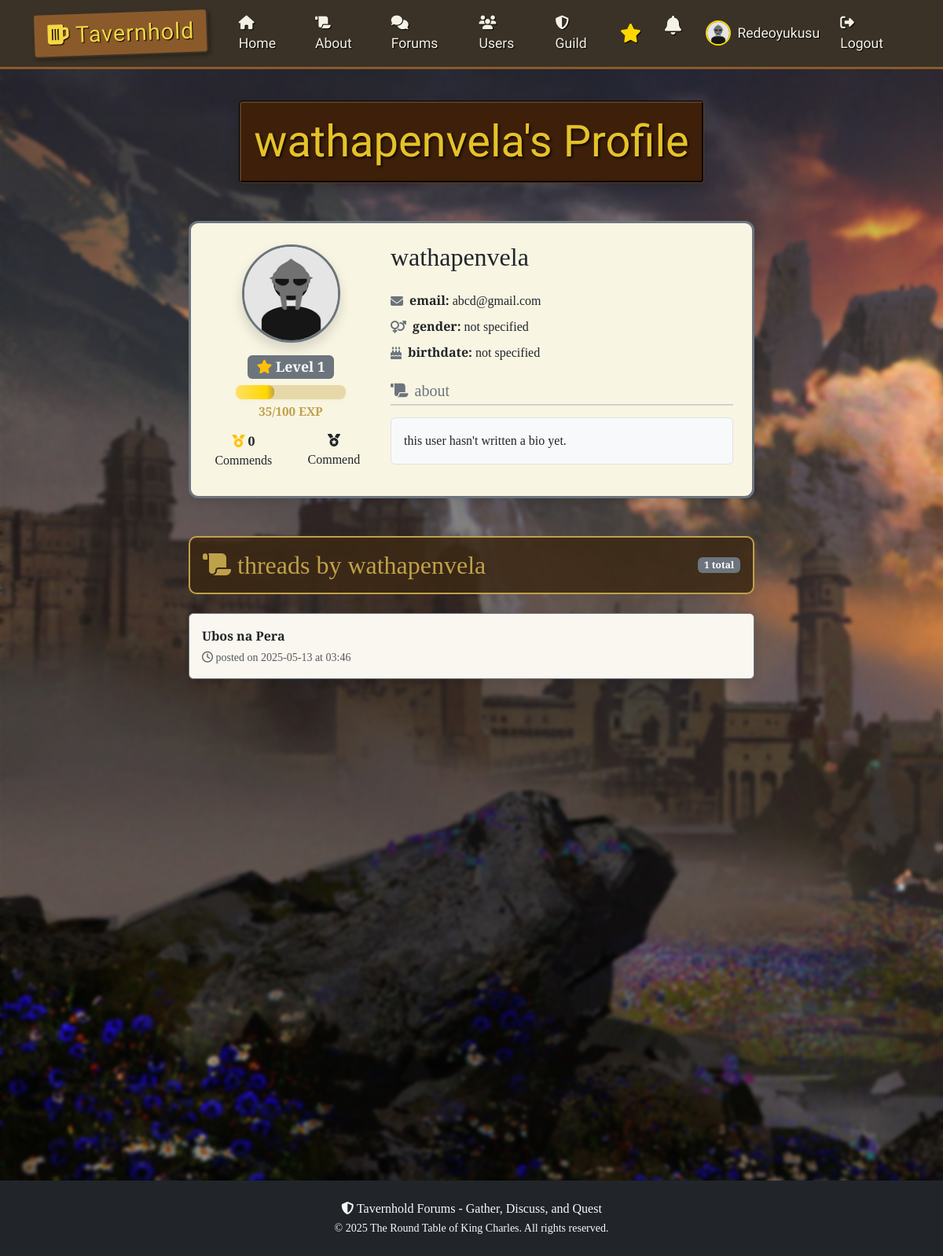
The page /user/wathapenvela (signed in) on the database its author committed.
### thforums/models.py (models this page shows, shortened)
class User(db.Model, UserMixin):
    id = db.Column(db.Integer, primary_key=True)  # unique id for each user
    username = db.Column(db.String(20), unique=True, nullable=False)  # username must be unique
    email = db.Column(db.String(120), unique=True, nullable=False)  # email must be unique
    image_file = db.Column(db.String(20), nullable=False, default="default.png")  # profile picture
    password = db.Column(db.String(60), nullable=False)  # hashed password
    gender = db.Column(db.String(10), nullable=True)  # gender field
    birthdate = db.Column(db.Date, nullable=True)  # birthdate field
    bio = db.Column(db.Text, nullable=True)  # bio field
    threads = db.relationship("Thread", backref="author", lazy=True)  # relationship to threads created by the user
    replies = db.relationship("Reply", backref="author", lazy=True)  # relationship to replies made by the user
    exp = db.Column(db.Integer, nullable=False, default=0)  # exp for user, default 0
    level = db.Column(db.Integer, nullable=False, default=1)  # user level, default 1
    commends_received = db.relationship("Commend", backref="user_target", lazy=True, primaryjoin="User.id==Commend.user_id_target")
    def commend_count(self):
        return len([c for c in self.commends_received if c.user_id_target == self.id])
    def is_commended_by(self, user):
        return any(c.user_id == user.id for c in self.commends_received if c.user_id_target == self.id)
    def required_exp_for_next_level(self):
        return 100 * self.level

class Thread(db.Model):
    id = db.Column(db.Integer, primary_key=True)  # unique id for each thread
    title = db.Column(db.String(100), nullable=False)  # thread title
    date_posted = db.Column(db.DateTime, nullable=False, default=datetime.utcnow)  # timestamp of thread creation
    content = db.Column(db.Text, nullable=False)  # thread content
    user_id = db.Column(db.Integer, db.ForeignKey("user.id"), nullable=False)  # foreign key linking to the user who created the thread
    category = db.Column(db.String(50), nullable=False)  # category of the thread
    replies = db.relationship("Reply", backref="thread", lazy=True)  # relationship to replies in the thread
    edited = db.Column(db.Boolean, default=False)  # flag to indicate if the thread was edited
    last_edited = db.Column(db.DateTime)  # timestamp of the last edit
    commends = db.relationship("Commend", backref="thread", lazy=True, primaryjoin="Thread.id==Commend.thread_id")
    tags = db.relationship('Tag', secondary=thread_tags, back_populates='threads')

### thforums/routes.py (the view)
@app.route("/user/<string:username>")
def user_profile(username):
    user = User.query.filter_by(username=username).first_or_404()
    page = request.args.get("page", 1, type=int)  # get the current page number
    threads = Thread.query.filter_by(author=user).order_by(Thread.date_posted.desc()).paginate(page=page, per_page=5)
    return render_template("user_profile.html", title=f"{user.username}'s Profile", user=user, threads=threads)

### thforums/templates/user_profile.html (shortened to what this page needs)
{% extends 'layout.html' %}
{% block content %}
<div class="container">
    <div class="row justify-content-center mb-5">
        <div class="col-md-8 text-center">
            <div class="tavern-sign-straight d-inline-block shadow p-3">
                <h1 class="display-4 mb-0">{{ user.username }}'s Profile</h1>
            </div>
        </div>
    </div>
    <div class="row justify-content-center">
        <div class="col-lg-8">
            <div class="card profile-card mb-5 border-2 border-medieval">
                <div class="card-body p-4">
                    <div class="row align-items-center">
                        <div class="col-md-4 text-center mb-4 mb-md-0">
                            <img src="{{ url_for('static', filename='profile_pics/' + (user.image_file if user.image_file else 'default.png')) }}"
                                 alt="profile picture"
                                 class="large-profile-pic rounded-circle border border-3 border-medieval shadow">
                            <div class="mt-3 mb-2">
                                <span class="badge bg-medieval" style="font-size:1.1em;">
                                    <i class="fas fa-star text-warning"></i> Level {{ user.level }}
                                </span>
                                <div class="exp-bar mt-2" style="width:100%; max-width:140px; margin:0 auto;">
                                    <div class="progress medieval-exp-bar" style="height: 18px;">
                                        <div class="progress-bar medieval-exp-progress" role="progressbar"
                                            style="width: {{ (user.exp / user.required_exp_for_next_level() * 100) | round(0) }}%;"
                                            aria-valuenow="{{ user.exp }}"
                                            aria-valuemin="0"
                                            aria-valuemax="{{ user.required_exp_for_next_level() }}">
                                        </div>
                                    </div>
                                    <div class="exp-value mt-1" style="font-size:0.95em; color:#bfa14a; font-weight:bold;">
                                        {{ user.exp }}/{{ user.required_exp_for_next_level() }} EXP
                                    </div>
                                </div>
                            </div>
                            <div class="mt-2 d-flex justify-content-center align-items-center">
                                <span class="me-2">
                                    <i class="fas fa-medal text-warning"></i>
                                    <b>{{ user.commend_count() }}</b> Commends
                                </span>
                                {% if current_user.is_authenticated and current_user.id != user.id %}
                                    <button
                                        class="btn btn-commend-user ms-3 {% if user.is_commended_by(current_user) %}commended{% endif %}"
                                        data-user-id="{{ user.id }}"
                                        {% if not current_user.is_authenticated %}disabled title="Log in to commend"{% endif %}>
                                        <i class="fas fa-medal"></i>
                                        <span class="commend-label">{% if user.is_commended_by(current_user) %}Commended{% else %}Commend{% endif %}</span>
                                    </button>
                                {% endif %}
                            </div>
                        </div>
                        <div class="col-md-8">
                            <div class="profile-details">
                                <h2 class="mb-4">{{ user.username }}</h2>
                                <div class="mb-3">
                                    <div class="d-flex align-items-center mb-2">
                                        <i class="fas fa-envelope me-2 text-medieval"></i>
                                        <span><strong>email:</strong> {{ user.email }}</span>
                                    </div>
                                    <div class="d-flex align-items-center mb-2">
                                        <i class="fas fa-venus-mars me-2 text-medieval"></i>
                                        <span><strong>gender:</strong> {{ user.gender or "not specified" }}</span>
                                    </div>
                                    <div class="d-flex align-items-center mb-2">
                                        <i class="fas fa-birthday-cake me-2 text-medieval"></i>
                                        <span><strong>birthdate:</strong> {{ user.birthdate.strftime('%Y-%m-%d') if user.birthdate else "not specified" }}</span>
                                    </div>
                                </div>
                                <div class="bio-section mt-4">
                                    <h5 class="section-title"><i class="fas fa-scroll me-2"></i>about</h5>
                                    <p class="bio-content p-3 bg-light rounded border">{{ user.bio or "this user hasn't written a bio yet." }}</p>
                                </div>
                            </div>
                        </div>
                    </div>
                </div>
            </div>
            <div class="threads-section">
                <div class="brown-bg d-flex justify-content-between align-items-center p-3 mb-4">
                    <h2 class="mb-0" style="font-size:2em; color: #bfa14a;">
                        <i class="fas fa-scroll me-2"></i>threads by {{ user.username }}
                    </h2>
                    <span class="badge bg-medieval">{{ threads.total }} total</span>
                </div>
                {% if threads.items %}
                    <div class="thread-list">
                        {% for thread in threads.items %}
                            <div class="card thread-card mb-3 border-medieval">
                                <div class="card-body">
                                    <div class="d-flex justify-content-between align-items-start">
                                        <div>
                                            <a href="{{ url_for('view_thread', thread_id=thread.id) }}"
                                               class="thread-title text-decoration-none fw-bold text-dark">
                                                {{ thread.title }}
                                            </a>
                                            <div class="thread-meta text-muted small mt-1">
                                                <i class="far fa-clock"></i> posted on {{ thread.date_posted.strftime('%Y-%m-%d at %H:%M') }}
                                            </div>
                                        </div>
                                    </div>
                                </div>
                            </div>
                        {% endfor %}
                    </div>
                {% else %}
                    <div class="empty-state text-center py-5">
                        <i class="fas fa-scroll fa-3x text-muted mb-3"></i>
                        <h4 class="text-muted">{{ user.username }} hasn't created any threads yet.</h4>
                    </div>
                {% endif %}
            </div>
        </div>
    </div>
</div>
{% endblock %}

### thforums/templates/layout.html (shortened to what this page needs)
<!DOCTYPE html>
<html lang="en">
<head>
    <link href="https://cdn.jsdelivr.net/npm/bootstrap@5.3.0/dist/css/bootstrap.min.css" rel="stylesheet">
    <link rel="stylesheet" href="https://cdnjs.cloudflare.com/ajax/libs/font-awesome/6.4.0/css/all.min.css">
    <link rel="stylesheet" href="{{ url_for('static', filename='styles.css') }}">
</head>
<body class="cursor">
    <nav class="navbar navbar-expand-lg navbar-dark navbar-custom sticky-top">
        <div class="container d-flex align-items-center">
            <a class="navbar-brand tavern-logo soundBtn" href="{{ url_for('home') }}">
                <span class="tavern-sign ">
                    <i class="fas fa-beer "></i> Tavernhold
                </span>
            </a>
            <div class="collapse navbar-collapse" id="navbarNav">
                <ul class="navbar-nav me-auto">
                    <li class="nav-item">
                        <a class="nav-link" href="{{ url_for('home') }}"><i class="fas fa-home soundBtn"></i> Home</a>
                    </li>
                    <li class="nav-item">
                        <a class="nav-link" href="{{ url_for('about') }}"><i class="fas fa-scroll soundBtn"></i> About</a>
                    </li>
                    <li class="nav-item">
                        <a class="nav-link" href="{{ url_for('forums') }}"><i class="fas fa-comments soundBtn"></i> Forums</a>
                    </li>
                    {% if current_user.is_authenticated %}
                        <li class="nav-item">
                            <a class="nav-link" href="{{ url_for('list_users') }}"><i class="fas fa-users soundBtn"></i> Users</a>
                        </li>
                        <li class="nav-item">
                            <a class="nav-link" href="{{ url_for('create_guild') }}"><i class="fas fa-shield-halved soundBtn"></i> Guild</a>
                        </li>
                    {% endif %}
                </ul>
                <ul class="navbar-nav">
                    {% if current_user.is_authenticated %}
                        <li class="nav-item me-1 d-flex align-items-center">
                            <button id="offcanvasToggle" class="btn nav-link p-0 text-light offcanvas-btn d-flex align-items-center hover-shadow" type="button" data-bs-toggle="offcanvas" data-bs-target="#offcanvas" aria-controls="offcanvas" style="background: none; border: none;">
                                <i class="fas fa-star" style="font-size: 1.5rem; width: 32px; height: 32px; color: #ffd700; display: flex; align-items: center; justify-content: center;"></i>
                            </button>
                        </li>
                        <li class="nav-item me-1d-flex align-items-center">
                            <a class="nav-link position-relative d-flex align-items-center hover-shadow" href="#" id="notificationBell" data-bs-toggle="offcanvas" data-bs-target="#notificationOffcanvas" aria-controls="notificationOffcanvas">
                                <i class="fas fa-bell" style="font-size: 1.5rem; width: 32px; height: 32px; display: flex; align-items: center; justify-content: center;"></i>
                            </a>
                        </li>
                        <li class="nav-item d-flex align-items-center">
                            <a class="nav-link d-flex align-items-center hover-shadow" href="{{ url_for('profile') }}">
                                <img src="{{ url_for('static', filename='profile_pics/' + (current_user.image_file if current_user.image_file else 'default.png')) }}"
                                     alt="Profile Picture"
                                     class="rounded-circle"
                                     style="width: 32px; height: 32px; object-fit: cover; border: 2px solid #ffd700; margin-right: 8px;">
                                <span style="font-weight: 500;">{{ current_user.username }}</span>
                            </a>
                        </li>
                        <li class="nav-item d-flex align-items-center">
                            <a class="nav-link" href="{{ url_for('logout') }}"><i class="fas fa-sign-out-alt soundBtn"></i> Logout</a>
                        </li>
                    {% endif %}
                </ul>
            </div>
        </div>
    </nav>
    <main class="container mt-4">
        <div class="row">
            <div class="col-md-12">
                {% block content %}{% endblock %}
            </div>
        </div>
    </main>
    <footer class="bg-dark text-light py-4 m-0">
        <div class="container text-center">
            <p class="mb-0">
                <i class="fas fa-shield-alt"></i> Tavernhold Forums - Gather, Discuss, and Quest
            </p>
            <small>© 2025 The Round Table of King Charles. All rights reserved.</small>
        </div>
    </footer>
</body>
</html>

### rows shown on the page
User: image_file (placeholder picture), username "Redeoyukusu"
User: username "wathapenvela", image_file (placeholder picture), level "1", exp "35", required_exp_for_next_level "100", email "abcd@gmail.com", gender "not specified", birthdate "not specified", bio "this user hasn't written a bio yet."
Thread: title "Ubos na Pera", date_posted "2025-05-13 at 03:46"

### other values the page prints
{{ user.commend_count() }} "0"
{{ threads.total }} "1"
